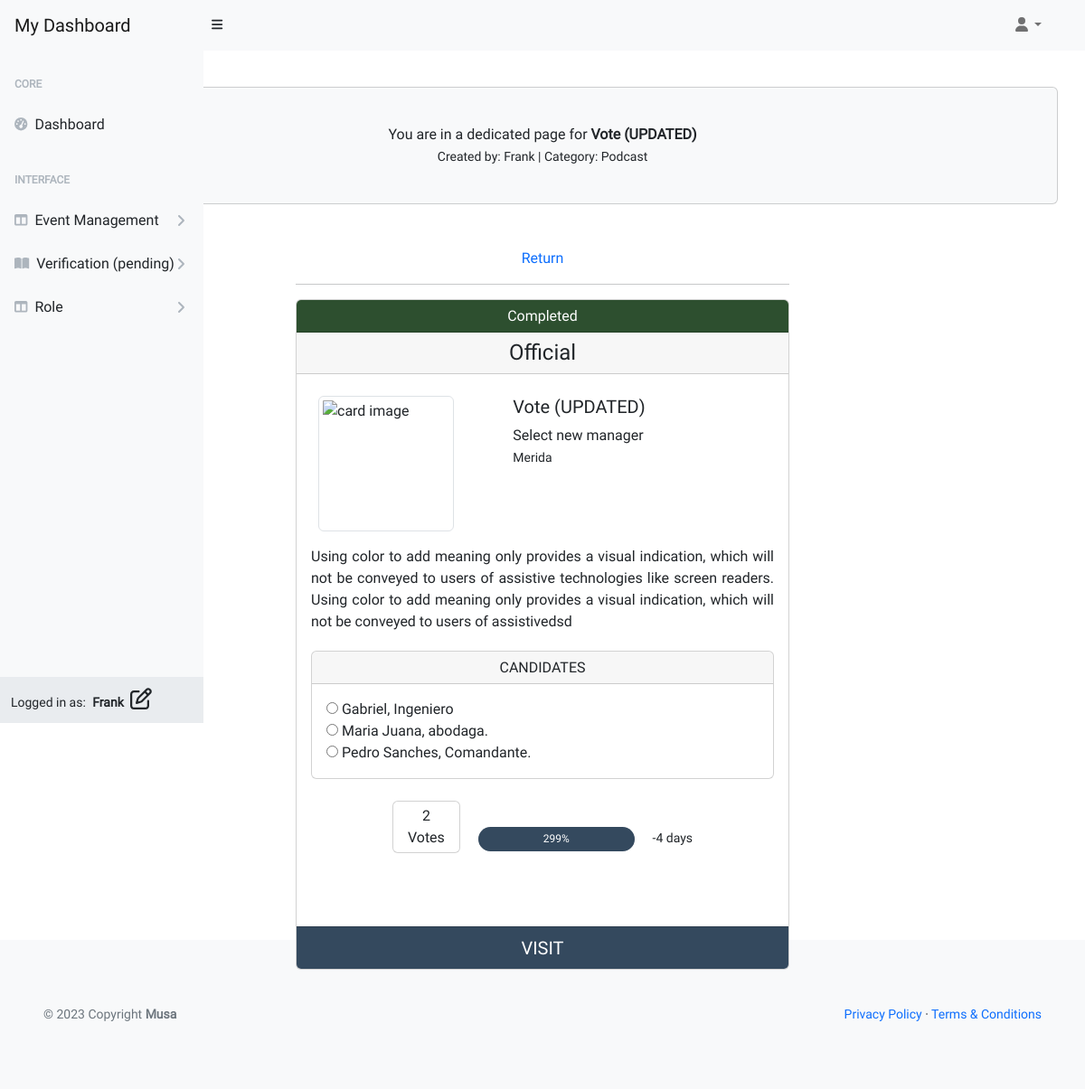
The page /user/single/vote/ (signed in) on the database its author committed.
### musa/models.py (models this page shows)
class UserProfile(AbstractUser):
    verified = models.BooleanField(default=False)
    role = models.IntegerField(choices=ROLES, default=0)
    user_card = models.ManyToManyField(
        'vote_management.VoteCard',
        through='vote_management.VoteRecord', related_name='user_cards')
    class Meta:
        ordering = ['username']
    def __str__(self):
        return self.username

### vote_management/models.py (models this page shows, shortened)
class VoteCard(models.Model):
    title = models.CharField(max_length=33, unique=True)
    slug = models.SlugField(max_length=200, unique=True)
    author = models.ForeignKey(
        'musa.UserProfile', on_delete=models.CASCADE,
        related_name="card_author")
    category = models.ForeignKey(
        Category, on_delete=models.CASCADE, related_name="categories")
    mission = models.CharField(max_length=33)
    location = models.CharField(max_length=33)
    description = models.TextField(max_length=258)
    expire = models.DateField()
    event_image = CloudinaryField('image',
                                  default='placeholder')
    vote_record = models.ManyToManyField('musa.UserProfile',
                                         through='VoteRecord',
                                         related_name='user_votes', blank=True)
    candidates = models.ManyToManyField('ElectedPerson',
                                        related_name='vote_cards',
                                        blank=True)
    status = models.IntegerField(choices=STATUS, default=0)
    excerpt = models.TextField(blank=True)
    type = models.IntegerField(choices=CARD_TYPE, default=0)
    created_on = models.DateField(auto_now_add=True)
    class Meta:
        ordering = ['-created_on']
    def number_of_votes(self):
        return self.vote_record.count()

class Category(models.Model):
    category_name = models.CharField(max_length=50, unique=True)
    class Meta:
        ordering = ['category_name']
        verbose_name_plural = "Categories"
    def __str__(self):
        return self.category_name

class ElectedPerson(models.Model):
    name = models.CharField(max_length=80, unique=True)
    is_elected = models.BooleanField(default=False)
    vote_card = models.ForeignKey(  # consider renaming in the future
        VoteCard, on_delete=models.CASCADE,
        related_name="vote_candidate", blank=True)
    class Meta:
        ordering = ['name']

### vote_management/views.py (the view)
# urls.py: path('user/single/<slug:slug>/', UserSingleView.as_view(),
class UserSingleView(UserRequiredMixin, View):
    def get(self, request, slug, *args, **kwargs):
        queryset = VoteCard.objects.order_by('-created_on')
        event = get_object_or_404(queryset, slug=slug)
        candidates = event.candidates.all()
        now = timezone.now().date()
        total_duration = 0.01 + \
            (event.expire - event.created_on).days
        elapsed_time = (now - event.created_on).days
        event.progress = format(
            (elapsed_time / total_duration) * 100, '.0f')
        event.time_left = format(
            total_duration - elapsed_time, '.0f')
        if request.user.is_authenticated:
            has_voted = VoteRecord.objects.filter(
                voter=request.user, vote_card=event).exists()
        else:
            has_voted = False
        return render(request, "single_card_user.html",
                      {
                          "event": event,
                          "candidates": candidates,
                          "has_voted": has_voted,
                          "user_authenticated": request.user.is_authenticated
                      })

### user_profile/views.py (called while the page is built)
    def test_func(self):
        user_profile = self.request.user
        return user_profile.is_authenticated and (
            user_profile.role in [0, 1]
        )

### templates/backend/user-dashboard/single_card_user.html (shortened to what this page needs)
{% extends "backend/user-dashboard/base.html" %}
{% block content %}
<div class="container px-4 px-lg-0 mt-5">
    <div class="card bg-light my-5 py-4 text-center">
        <div class="card-body">
            <p class="m-0">You are in a dedicated page for <strong>{{ event.title }}
                </strong>
            </p>
            <small>Created by: {{ event.author }} | Category: {{ event.category }}</small>
        </div>
    </div>
    <div class="row gx-4 gx-lg-5 justify-content-center">
        <div class="col-lg-6 col-md-12 col-sm-12">
            <div class="text-center">
                <a class="my-0" href="{% url 'user_all_events' %}">Return</a>
            </div>
            <hr>
            <div class="card h-100">
                {% if event.status == 1 or event.status == 3 %}
                <div class="card-header card-header-green text-center h6">{{ event.get_status_display }}</div>
                {% elif event.status == 2%}
                <div class="card-header bg-danger text-center text-white h6">{{ event.get_status_display }}</div>
                {% else %}
                <div class="card-header bg-warning text-center text-white h6">{{ event.get_status_display }}</div>
                {% endif %}
                <div class="card-header text-center h4">{{ event.get_type_display}}</div>
                <div class="card-body card-body-height pb-0">
                    <div class="row mt-2">
                        <div class="col-5 d-inline-block">
                            {% if "placeholder" in event.event_image.url %}
                            <img src="https://codeinstitute.s3.amazonaws.com/fullstack/blog/default.jpg"
                                alt="code institute" class="img-fluid img-thumbnail rounded float-start mx-2"
                                width="200" height="200">
                            {% else %}
                            <img src="{{ event.event_image.url }}" alt="card image"
                                class="img-fluid img-thumbnail rounded float-start mx-2" width="150" height="150">
                            {% endif %}
                        </div>
                        <div class="col-7 d-inline-block">
                            <div>
                                <p class="card-title h5">{{ event.title }}</p>
                                <p class="mission my-0 fs-6"> {{ event.mission }}</p>
                                <small class="location my-0"> {{ event.location }}</small>
                            </div>
                        </div>
                    </div>
                    <div id="description-single" class="row mt-3">
                        <div class="col">
                            <p class="my-0">
                                {{ event.description|safe }}
                            </p>
                        </div>
                    </div>
                    <div class="row">
                        <div class="col">
                            <div class="card mt-3">
                                <div class="card-header">
                                    <h6 class="text-center mb-0">CANDIDATES</h6>
                                </div>
                                {% if user_authenticated %}
                                <div class="card-body">
                                    {% for candidate in event.vote_candidate.all %}
                                    <label>
                                        <input type="radio" name="elected_person" value="{{ candidate.id }}">
                                        {{ candidate.name }}
                                    </label><br>
                                    {% endfor %}
                                    {% endif %}
                                </div>
                            </div>
                        </div>
                        <div class="text-center my-4">
                            <span class="card d-inline-block">
                                <div class="card-body py-1 px-3 text-center">
                                    <span class="card-text">{{ event.number_of_votes }}<br> Votes</span>
                                </div>
                            </span>
                            <div class="d-inline-block px-3 progress-container">
                                <div class="progress">
                                    <div class="progress-bar" role="progressbar" style="width: {{ event.progress }}%"
                                        aria-valuenow="{{ event.progress }}" aria-valuemin="0" aria-valuemax="100">
                                        <span >{{ event.progress }}%</span>
                                    </div>
                                </div>
                            </div>
                            <small>{{ event.time_left }} days</small>
                        </div>
                    </div>
                </div>
                <a href="{% url 'card_single' event.slug %}" class="card-footer text-center fs-5">VISIT</a>
            </div>
        </div>
    </div>
</div>
{% endblock content %}

### templates/backend/user-dashboard/base.html (shortened to what this page needs)
{% load static %}
{% now "Y-m-d" as current_date %}
{% now "Y" as copyright %}
<!DOCTYPE html>
<html lang="en">
<head>
    <link href="https://cdn.jsdelivr.net/npm/simple-datatables@7.1.2/dist/style.min.css" rel="stylesheet" />
    <link href="{% static 'user/css/styles.css' %}" rel="stylesheet" />
    <link href="{% static 'custom/css/style.css' %}" rel="stylesheet" />
</head>
<body class="sb-nav-fixed">
    <nav class="sb-topnav navbar navbar-expand navbar-light bg-light">
        <a class="navbar-brand ps-3" href="{% url 'user_dashboard' %}">My Dashboard</a>
        <button class="btn btn-link btn-sm order-1 order-lg-0 me-4 me-lg-0" id="sidebarToggle" href="#!"><i
                class="fas fa-bars"></i></button>
        <div class="d-md-inline-block form-inline ms-auto me-0 me-md-3 my-2 my-md-0">
            <ul class="navbar-nav ms-auto ms-md-0 me-3 me-lg-4">
                <li class="nav-item dropdown">
                    <a class="nav-link dropdown-toggle" id="navbarDropdown" href="#" role="button"
                        data-bs-toggle="dropdown" aria-expanded="false"><i class="fas fa-user fa-fw"></i></a>
                </li>
            </ul>
        </div>
    </nav>
    <div id="layoutSidenav">
        <div id="layoutSidenav_nav">
            <nav class="sb-sidenav accordion sb-sidenav-light" id="sidenavAccordion">
                <div class="sb-sidenav-menu">
                    <div class="nav">
                        <div class="sb-sidenav-menu-heading">Core</div>
                        <a class="nav-link" href="{% url 'user_dashboard' %}">
                            <div class="sb-nav-link-icon"><i class="fas fa-tachometer-alt"></i></div>
                            Dashboard
                        </a>
                        <div class="sb-sidenav-menu-heading">Interface</div>
                        <a class="nav-link collapsed" href="#" data-bs-toggle="collapse"
                            data-bs-target="#collapseLayouts" aria-expanded="false" aria-controls="collapseLayouts">
                            <div class="sb-nav-link-icon"><i class="fas fa-columns"></i></div>
                            Event Management
                            <div class="sb-sidenav-collapse-arrow"><i class="fas fa-angle-down"></i></div>
                        </a>
                        <a class="nav-link collapsed" href="#" data-bs-toggle="collapse" data-bs-target="#collapsePages"
                            aria-expanded="false" aria-controls="collapsePages">
                            <div class="sb-nav-link-icon"><i class="fas fa-book-open"></i></div>
                            Verification (pending)
                            <div class="sb-sidenav-collapse-arrow"><i class="fas fa-angle-down"></i></div>
                        </a>
                        <a class="nav-link collapsed" href="#" data-bs-toggle="collapse" data-bs-target="#collapseRole"
                            aria-expanded="false" aria-controls="collapseRole">
                            <div class="sb-nav-link-icon"><i class="fas fa-columns"></i></div>
                            Role
                            <div class="sb-sidenav-collapse-arrow"><i class="fas fa-angle-down"></i></div>
                        </a>
                    </div>
                </div>
                <div class="sb-sidenav-footer">
                    <div class="small">Logged in as:
                        <span class="px-1"><strong>{{ request.user.username }}
                                {% if request.user.role == 0 %}
                                <i class="fa-regular fa-user px-1 fs-4 text"></i>
                                {% elif request.user.role == 1 %}
                                <i class="fa-regular fa-pen-to-square px-1 fs-4 text"></i>
                                {% endif %}
                            </strong>
                        </span>
                    </div>
                </div>
            </nav>
        </div>
        {% block content %}
        {% endblock content %}
    </div>
    <footer class="py-4 bg-light mt-4">
        <div class="container-fluid p-5">
            <div class="d-flex align-items-center justify-content-between small">
                <div class="text-muted"> © {{ copyright }} Copyright
                    <a class="text-reset fw-bold" href="https://github.com/plexoio/musa">Musa</a>
                </div>
                <div>
                    <a href="{% url 'policy_page' %}">Privacy Policy</a>
                    &middot;
                    <a href="{% url 'terms_page' %}">Terms &amp; Conditions</a>
                </div>
            </div>
        </div>
    </footer>
</body>
</html>

### static/custom/css/style.css (style rules this page uses)
* { font-family: 'Roboto', Fairplay, sans-serif; }
a { text-decoration: none; }
.card-body-height { min-height: 300px; }
#description-single { min-height: 100px; text-align: justify; }
.card-footer { background-color: #34495e; color: #ffffff; text-decoration: none; transition: 0.3s; }
.progress { height: 27px; border-radius: 15px; }
.progress-bar { background-color: #34495E; }
.progress-container { width: 40%; }
.card-header-green { background-color: #2D4F2F; color: #ffffff; }
input { border: none; }

### rows shown on the page
UserProfile: user.username "Frank"
VoteCard: title "Vote (UPDATED)", author "Frank", category "Podcast", status "Completed", type "Official", mission "Select new manager", location "Merida", description "Using color to add meaning only provides a visual indication, which will not be conveyed to users of assistive technologies like screen readers. Using color to add meaning only provides a visual indication, which will not be conveyed to users of assistivedsd", number_of_votes "2", progress "299", time_left "-4"
ElectedPerson: name "Gabriel, Ingeniero"
ElectedPerson: name "Maria Juana, abodaga."
ElectedPerson: name "Pedro Sanches, Comandante."

### other values the page prints
{{ copyright }} "2023"
